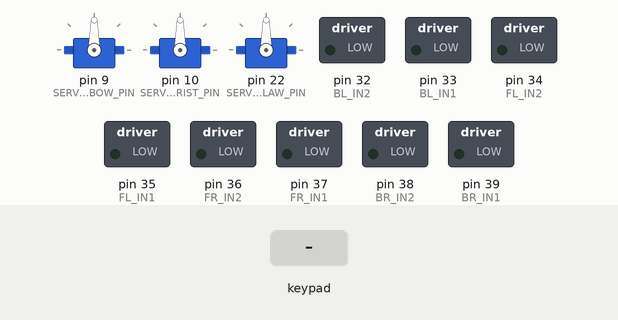
Recording of a sketch running on a simulated Arduino Mega 2560, built with avr-gcc and run on an emulated ATmega2560. Shown: 3 × servo, switched loads named in the sketch (green lamp = pin HIGH). Inputs (shaded band) come from the test bench. What the sketch prints to the serial monitor is not drawn.

Above: at 5.5 s.
5.6 s: key 'X' pressed
At 5.84 s:
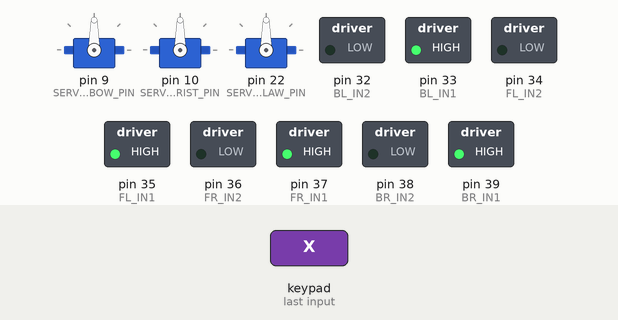
7.5 s: key 'O' pressed
At 7.74 s:
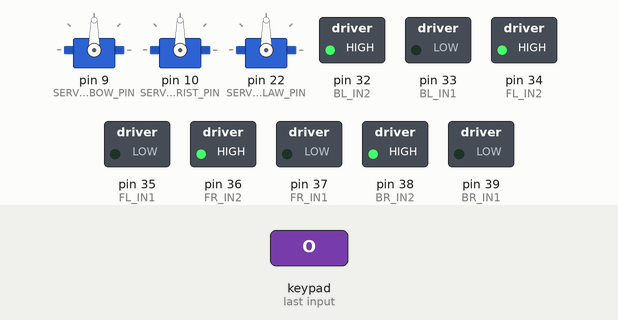
9.4 s: key 'S' pressed
At 9.64 s:
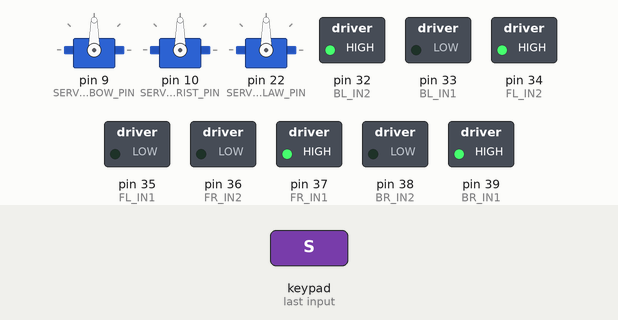
11.3 s: key 'T' pressed
At 11.54 s:
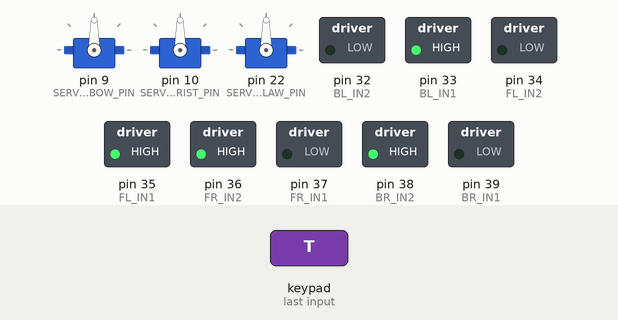
Timing chart, 0 to 14.2 s (numbered marks = the images above; inputs shaded):
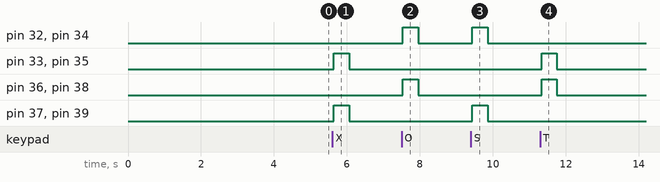

The sketch:

final_code.ino
```cpp
#include "initialization.h"
#include "ps2_controller.h"

PS2X ps2x;
AccelStepper stepper(1,STEPPER_STEP_PIN,STEPPER_DIR_PIN);
Servo servoElbow,servoWrist,servoClaw;
Car car;

void setup() {
  initAll();
}

void loop() {
  ps2x.read_gamepad();

  handleWheels();
  handleLiftControl();
  handleServoControl();
  handleClawControl();
  stepper.run();
  delay(50);
}
```

initialization.h
```cpp
#ifndef INITIALIZATION_H
#define INITIALIZATION_H

#include "configuration.h"

extern PS2X ps2x;
extern AccelStepper stepper;
extern Servo servoElbow;
extern Servo servoWrist;
extern Servo servoClaw;

struct Car{
  int currentHeight;
  int elbowAngle;
  int wristAngle;
  int clawAngle;
  bool emergencyStop;
};
extern Car car;

void testMotorDirection() {
  Serial.println("Testing FL motor...");
  MOTOR_FWD(FL_IN1, FL_IN2); delay(1000); MOTOR_STOP(FL_IN1, FL_IN2);

  Serial.println("Testing FR motor...");
  MOTOR_FWD(FR_IN1, FR_IN2); delay(1000); MOTOR_STOP(FR_IN1, FR_IN2);

  Serial.println("Testing BL motor...");
  MOTOR_FWD(BL_IN1, BL_IN2); delay(1000); MOTOR_STOP(BL_IN1, BL_IN2);

  Serial.println("Testing BR motor...");
  MOTOR_FWD(BR_IN1, BR_IN2); delay(1000); MOTOR_STOP(BR_IN1, BR_IN2);
}

void initSerial(){
  Serial.begin(9600);
  Serial.println("串口已开启");
}


void initPS2X(){
  int error = 0;       // PS2控制器连接错误标志
  byte type = 0;       // 控制器类型
  byte vibrate = 0;    // 震动强度
  delay(300);  // 短延时确保稳定
  error = ps2x.config_gamepad(PS2_CLK_PIN, PS2_CMD_PIN, PS2_SEL_PIN, PS2_DAT_PIN, PRESSURES, RUMBLE);
  if(error == 0) {
    Serial.println("PS2 Controller Found");
  } else {
    Serial.println("PS2 Controller Error");
    Serial.println(error);
    while (1);  // 如果初始化失败，停止运行
  }

  // 电机转向测试（上电后运行一次）
  testMotorDirection();
}

void initStepper(){
  stepper.setMaxSpeed(DEFAULT_STEPPER_SPEED);
  stepper.setAcceleration(DEFAULT_STEPPER_ACCEL);
  pinMode(STEPPER_ENABLE_PIN,OUTPUT);
  digitalWrite(STEPPER_ENABLE_PIN,LOW);
  Serial.println("步进电机初始化完成");
}

void initServos(){
  servoElbow.attach(SERVO_ELBOW_PIN);
  servoWrist.attach(SERVO_WRIST_PIN);
  servoClaw.attach(SERVO_CLAW_PIN);
  Serial.println("舵机初始化完成");
}


//车轮
void initMotors(){
  pinMode(BL_IN1, OUTPUT); pinMode(BL_IN2, OUTPUT);
  pinMode(FL_IN1, OUTPUT); pinMode(FL_IN2, OUTPUT);
  pinMode(FR_IN1, OUTPUT); pinMode(FR_IN2, OUTPUT);
  pinMode(BR_IN1, OUTPUT); pinMode(BR_IN2, OUTPUT);

  Serial.println("车轮初始化成功");
}

void initCar(){
  car.currentHeight=0;
  car.elbowAngle=constrain(90,ELBOW_MIN_ANGLE,ELBOW_MAX_ANGLE);
  car.wristAngle=constrain(90,WRIST_MIN_ANGLE,WRIST_MAX_ANGLE);
  car.clawAngle= constrain(90, CLAW_MIN_ANGLE, CLAW_MAX_ANGLE);
  car.emergencyStop=false;
  // 移动舵机到初始位置
  servoElbow.write(car.elbowAngle);
  servoWrist.write(car.wristAngle);
  servoClaw.write(car.clawAngle);

  Serial.println("机器人状态初始化完成");
}

void initAll() {
  initSerial();
  initPS2X();
  initStepper();
  initServos();
  initMotors();
  initCar();
  Serial.println("系统初始化完成");
}


#endif
```

movement.h
```cpp
#ifndef MOVEMENT_H
#define MOVEMENT_H

#include <Arduino.h>
#include "configuration.h"
extern Car car;
extern AccelStepper stepper;
extern Servo servoElbow;
extern Servo servoWrist;
extern Servo servoClaw;

//========== 车轮 ==========
void setMotorSpeed(int in1, int in2, int ena, int speed) {
  if (speed > 0) {
    digitalWrite(in1, HIGH);
    digitalWrite(in2, LOW);
  } else if (speed < 0) {
    digitalWrite(in1, LOW);
    digitalWrite(in2, HIGH);
    speed = -speed;
  } else {
    digitalWrite(in1, LOW);
    digitalWrite(in2, LOW);
  }
  analogWrite(ena, constrain(speed, 0, 255));
}
// 前进函数
void moveForward(int speed) {
  MOTOR_FWD(FL_IN1, FL_IN2); MOTOR_FWD(FR_IN1, FR_IN2);
  MOTOR_FWD(BL_IN1, BL_IN2); MOTOR_FWD(BR_IN1, BR_IN2);
}

// 后退函数
void moveBackward(int speed) {
  MOTOR_REV(FL_IN1, FL_IN2); MOTOR_REV(FR_IN1, FR_IN2);
  MOTOR_REV(BL_IN1, BL_IN2); MOTOR_REV(BR_IN1, BR_IN2);
}

//左转函数
void turnLeft(int speed) {
  MOTOR_REV(FL_IN1, FL_IN2); MOTOR_FWD(FR_IN1, FR_IN2);
  MOTOR_REV(BL_IN1, BL_IN2); MOTOR_FWD(BR_IN1, BR_IN2);
}

//右转函数
void turnRight(int speed) {
  MOTOR_FWD(FL_IN1, FL_IN2); MOTOR_REV(FR_IN1, FR_IN2);
  MOTOR_FWD(BL_IN1, BL_IN2); MOTOR_REV(BR_IN1, BR_IN2);
}

//左移函数
void moveLeft() {
  MOTOR_REV(FL_IN1, FL_IN2); MOTOR_FWD(FR_IN1, FR_IN2);
  MOTOR_FWD(BL_IN1, BL_IN2); MOTOR_REV(BR_IN1, BR_IN2);
}

//右移函数
void moveRight() {
  MOTOR_FWD(FL_IN1, FL_IN2); MOTOR_REV(FR_IN1, FR_IN2);
  MOTOR_REV(BL_IN1, BL_IN2); MOTOR_FWD(BR_IN1, BR_IN2);
}

//停下函数
void stopAll() {
  MOTOR_STOP(FL_IN1, FL_IN2); MOTOR_STOP(FR_IN1, FR_IN2);
  MOTOR_STOP(BL_IN1, BL_IN2); MOTOR_STOP(BR_IN1, BR_IN2);
}

//==========  升降步进电机  ==========
void raiseLift(float mm) {
  int steps = (mm / LIFT_STEP_MM) * STEPS_PER_REV;
  stepper.moveTo(stepper.currentPosition() + steps);
  car.currentHeight += mm;
}

void lowerLift(float mm) {
  int steps = (mm / LIFT_STEP_MM) * STEPS_PER_REV;
  stepper.moveTo(stepper.currentPosition() - steps);
  car.currentHeight -= mm;
}

// ========== 舵机控制 ==========

void moveElbowTo(int angle) {
  angle = constrain(angle, ELBOW_MIN_ANGLE, ELBOW_MAX_ANGLE);
  servoElbow.write(angle);
  car.elbowAngle = angle;
}

void moveWristTo(int angle) {
  angle = constrain(angle, WRIST_MIN_ANGLE, WRIST_MAX_ANGLE);
  servoWrist.write(angle);
  car.wristAngle = angle;
}

void openClaw() {
  servoClaw.write(CLAW_MAX_ANGLE);
  car.clawAngle = CLAW_MAX_ANGLE;
}

void closeClaw() {
  servoClaw.write(CLAW_MIN_ANGLE);
  car.clawAngle = CLAW_MIN_ANGLE;
}
#endif
```

ps2_controller.h
```cpp
#ifndef PS2_CONTROLLER_H
#define PS2_CONTROLLER_H

#include "movement.h"
extern PS2X ps2x;

// 按键映射（车轮）
void handleWheels(){
  int rx = ps2x.Analog(PSS_RX);  // 读取右摇杆X轴值(0-255)
  if(abs(rx - 128) < 20) rx = 128;  // 设置死区±20，消除中立点附近的小幅波动
  if (ps2x.Button(PSB_CROSS)) { // 假设按键“X”对应前进
    moveForward(200);
  } else if (ps2x.Button(PSB_TRIANGLE)) { // 假设按键“O”对应后退
    turnRight(200);
  } else if (ps2x.Button(PSB_SQUARE)) { // 假设按键“□”对应左转
    turnLeft(200);
  } else if (ps2x.Button(PSB_CIRCLE)) { // 假设按键“△”对应右转
    moveBackward(200);
  } else if(rx>150){
    moveRight();
  } else if(rx<100){
    moveLeft();
  } else stopAll();
}

//升降电机（由左边遥感的Y方向控制）
void handleLiftControl() {
  int ly = ps2x.Analog(PSS_LY);  // 左摇杆Y轴值（0-255）
  const int deadZone = 15;       // 死区范围（避免抖动）
  const float maxMoveMM = 5.0;   // 最大每帧可移动 5mm
  int center = 128;
  int offset = ly - center;
  if (abs(offset) < deadZone) return;
  float mmDelta = map(offset, -127, 127, maxMoveMM, -maxMoveMM);
  if (mmDelta > 0) {
    raiseLift(mmDelta);
  } else {
    lowerLift(-mmDelta);
  }
}

//机械臂
void handleServoControl() {
  delay(20);
  // 肘部舵机（R1键角度增加，R2键角度减小）
  if (ps2x.Button(PSB_R1)) {
    moveElbowTo(car.elbowAngle + 5);
  } else if (ps2x.Button(PSB_R2)) {
    moveElbowTo(car.elbowAngle - 5);
  }
  // 手腕舵机（L1键角度增加，L2键角度减小）
  if (ps2x.Button(PSB_L1)) {
    moveWristTo(car.wristAngle + 5);
  } else if (ps2x.Button(PSB_L2)) {
    moveWristTo(car.wristAngle - 5);
  }
}

//爪子舵机
void handleClawControl() {
  if (ps2x.Button(PSB_L3)) {
    openClaw();
  } else if (ps2x.Button(PSB_R3)) {
    closeClaw();
  }
}

#endif
```

configuration.h
```cpp
#ifndef CONFIGURARION_H
#define CONFIGURATION_H

#include <PS2X_lib.h>
#include <Servo.h>
#include <AccelStepper.h>

//手柄
#define PS2_DAT_PIN 4
#define PS2_CMD_PIN 5
#define PS2_SEL_PIN 6
#define PS2_CLK_PIN 7
#define PRESSURES      false
#define RUMBLE         false
//车轮
#define BL_IN1 33  // 后左电机控制引脚1
#define BL_IN2 32  // 后左电机控制引脚2
#define FL_IN1 35  // 前左电机控制引脚1
#define FL_IN2 34  // 前左电机控制引脚2
#define FR_IN1 37  // 前右电机控制引脚1
#define FR_IN2 36  // 前右电机控制引脚2
#define BR_IN1 39  // 后右电机控制引脚1
#define BR_IN2 38  // 后右电机控制引脚2

//升降
#define STEPPER_DIR_PIN 26//升降方向
#define STEPPER_STEP_PIN 27//升降速度
#define STEPPER_ENABLE_PIN 28//是否启用
#define LIFT_STEP_MM 8.0//完整走一圈
#define STEPS_PER_REV 200//转一圈要走200步
#define DEFAULT_STEPPER_SPEED 400//启动后平稳速度
#define DEFAULT_STEPPER_ACCEL 200//启动时的加速度

//机械臂肘部和腕部
#define SERVO_ELBOW_PIN 9
#define SERVO_WRIST_PIN 10
#define ELBOW_MIN_ANGLE 30
#define ELBOW_MAX_ANGLE 150
#define WRIST_MIN_ANGLE 20
#define WRIST_MAX_ANGLE 160

//机械臂夹爪
#define SERVO_CLAW_PIN 22       // 具体引脚
#define CLAW_MIN_ANGLE 2.9  // 物理设计，最小无法完全闭合
#define CLAW_MAX_ANGLE 90

// 电机控制宏定义
#define MOTOR_STOP(mA1, mA2) { digitalWrite(mA1, LOW); digitalWrite(mA2, LOW); }  // 停止
#define MOTOR_FWD(mA1, mA2)  { digitalWrite(mA1, HIGH); digitalWrite(mA2, LOW); } // 正转
#define MOTOR_REV(mA1, mA2)  { digitalWrite(mA1, LOW); digitalWrite(mA2, HIGH); } // 反转

#endif
```

Measured:
- after the input at 5.6 s, pin 33 (BL_IN1), pin 35 (FL_IN1), pin 37 (FR_IN1), pin 39 (BR_IN1): LOW → HIGH at once, → LOW 0.42 s later
- after the input at 7.5 s, pin 32 (BL_IN2), pin 34 (FL_IN2), pin 36 (FR_IN2), pin 38 (BR_IN2): LOW → HIGH at once, → LOW 0.42 s later
- after the input at 9.4 s, pin 32 (BL_IN2), pin 34 (FL_IN2), pin 37 (FR_IN1), pin 39 (BR_IN1): LOW → HIGH at once, → LOW 0.42 s later
- after the input at 11.3 s, pin 33 (BL_IN1), pin 35 (FL_IN1), pin 36 (FR_IN2), pin 38 (BR_IN2): LOW → HIGH at once, → LOW 0.42 s later
